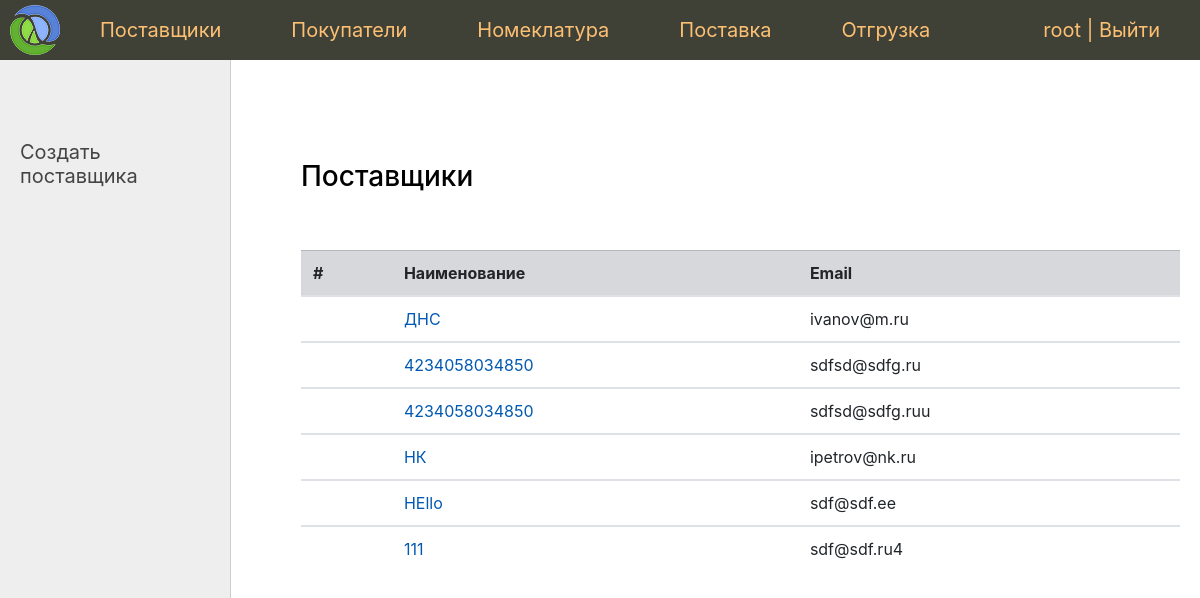
The page /vendor/ (signed in) on the database its author committed.
### app/contactor/models.py (models this page shows, shortened)
class Vendor(models.Model):
    name = models.CharField('Наименование', max_length=100)
    address = models.CharField('Адрес', max_length=100)
    contact_person = models.OneToOneField(
        Person,
        on_delete=models.DO_NOTHING,
        verbose_name='Контактное лицо'
    )
    categories = models.ManyToManyField(
        Category,
        verbose_name='Категории'
    )
    bank_details = models.OneToOneField(
        BankDetails,
        on_delete=models.DO_NOTHING,
        verbose_name='Банковские реквизиты'
    )
    def get_absolute_url(self):
        return reverse('vendor', kwargs={'pk': self.pk})
    class Meta:
        verbose_name = 'Поставщик'
        verbose_name_plural = 'Поставщики'

class Person(models.Model):
    full_name = models.CharField('Фамилия Имя Отчество', max_length=100)
    email = models.EmailField('Email', unique=True)
    phone = models.IntegerField('Телефон', unique=True)
    class Meta:
        verbose_name = 'Контактное лицо'
        verbose_name_plural = 'Контактные лица'

### app/contactor/views.py (the view)
# urls.py: path('vendor/', VendorListView.as_view(), name='vendor_list'),  #
class VendorListView(SuperUserRequiredMixin, DataMixin, ListView):
    model = Vendor
    template_name = 'contactor/vendor_list.html'
    context_object_name = 'vendors'
    def get_context_data(self, *, object_list=None, **kwargs):
        context = super().get_context_data(**kwargs)
        context.update(
            self.get_user_context(
                title='Поставщики',
                left_menu=vendor_menu
            )
        )
        return context

### app/core/mixin.py (called while the page is built)
    def dispatch(self, request, *args, **kwargs):
        if not request.user.is_superuser:
            return self.handle_no_permission()
        return super().dispatch(request, *args, **kwargs)

    def get_user_context(self, **kwargs):
        context = kwargs
        if self.request.user.is_superuser:
            context['menu'] = menu
        return context

### app/contactor/templates/contactor/vendor_list.html
{% extends 'core/base.html' %}
{% block left_menu %}
    {% include 'core/left_menu.html' %}
{% endblock %}
{% block content %}
<h3>{{ title }}</h3><br><br>
    <table class="table">
        <thead>
        <tr class="table-secondary">
            <th scope="col">#</th>
            <th scope="col">Наименование</th>
            <th scope="col">Email</th>
        </tr>
        </thead>
        {% for n in vendors %}
            <tbody>
            <tr>
                <td></td>
                <td><a href="{{ n.get_absolute_url }}">{{ n.name }}</a></td>
                <td>{{ n.contact_person.email }}</td>
            </tr>
            </tbody>
        {% endfor %}
    </table>
{% endblock %}

### app/core/templates/core/base.html (shortened to what this page needs)
{% load static %}
{% load bootstrap4 %}
{% bootstrap_css %}
<!DOCTYPE html>
<html>
<head>
	<link type="text/css" href="{% static 'sklad/css/styles.css' %}" rel="stylesheet" />
</head>
<body>
<table class="table-page" border=0 cellpadding="0" cellspacing="0">
<tr>
    <td valign=top>
    {% block mainmenu %}
        <div class="header">
            <ul id="mainmenu" class="mainmenu">
                <li class="logo">
                    <a href="{% url 'home' %}"><div class="logo"></div></a>
                </li>
                {% for m in menu %}
                    <li><a href="{% url m.url_name %}">{{m.title}}</a></li>
                {% endfor %}
                {% if request.user.is_authenticated %}
                    <li class="last">{{ user.username }} | <a href="{% url 'logout' %}">Выйти</a></li>
                {% else %}
                    <li class="last"><a href="{% url 'login' %}">Войти</a></li>
                {% endif %}
            </ul>
        </div>
    {% endblock mainmenu %}
<table class="table-content" border=0 cellpadding="0" cellspacing="0">
<tr>
	<td valign="top" class="left-chapters">
        {% block left_menu %}{% endblock %}
    </td>
    <td valign="top" class="content">
	<div class="content-text">
        {% block content %}
        {% endblock %}
	</div>
</td></tr></table>
</td></tr>
</table>
</body>
</html>

### app/core/static/sklad/css/styles.css (style rules this page uses)
html, body { margin: 0; padding: 0; height: 100%; width: 100%; color: #444; }
a { color: #0059b2; text-decoration: none; }
.table-page { width: 100%; height: 100%; vertical-align: top; }
.table-page tr { height: 100%; }
.header { background: #3F4137; height: 60px; }
.logo { background: url('../images/logo.png') no-repeat 10px 5px; width: 70px; height: 60px; }
ul.mainmenu { list-style: none; margin: 0; padding: 0; height: 60px; color: #fdc073; font-size: 20px; overflow: hidden; }
ul.mainmenu li { float: left; margin: 18px 40px 0 30px; }
ul.mainmenu li.logo { margin: 0; }
ul.mainmenu li.last { float: right; }
ul.mainmenu li a { color: #fdc073; text-decoration: none; }
.table-content { width: 100%; min-height: 100%; height: 100%; }
.left-chapters { margin: 0; background: #eee; border-right: 1px solid #ccc; min-height: 100%; }
.content { padding: 40px 20px 20px 40px; width: 100%; box-sizing: border-box; }
.content-text { margin: 60px 0 0 30px; color: #000; font-size: 20px; }

### rows shown on the page
Vendor: name "ДНС", contact_person.email "ivanov@m.ru"
Vendor: name "4234058034850", contact_person.email "sdfsd@sdfg.ru"
Vendor: name "4234058034850", contact_person.email "sdfsd@sdfg.ruu"
Vendor: name "НК", contact_person.email "ipetrov@nk.ru"
Vendor: name "HEllo", contact_person.email "sdf@sdf.ee"
Vendor: name "111", contact_person.email "sdf@sdf.ru4"

### other values the page prints
{{ m.title }} "Поставщики" "Покупатели" "Номеклатура" "Поставка" "Отгрузка"
{{ user.username }} "root"
{{ m.title }} "Создать поставщика"
{{ title }} "Поставщики"
